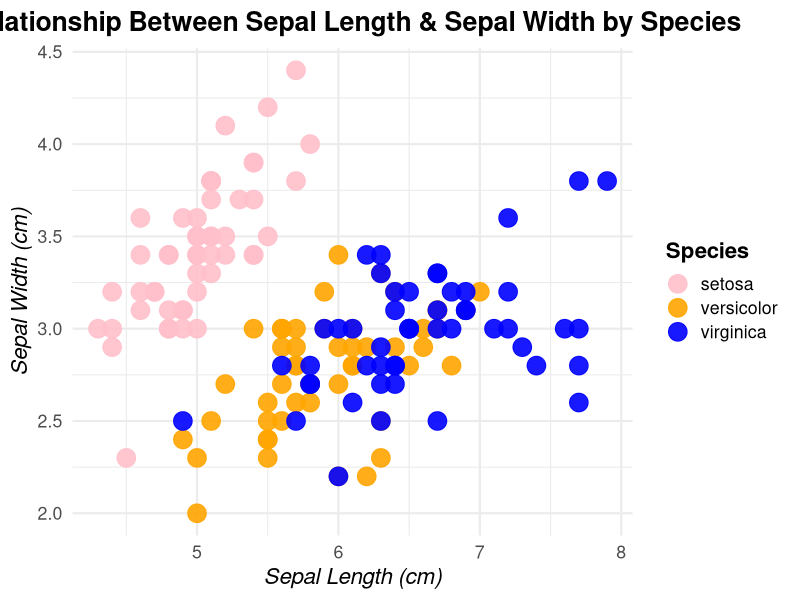

Generate this figure with R:
## ---- chunk 1
# Load necessary library
library(ggplot2)

# Create the ggplot object with iris dataset
ggplot(iris, aes(x = Sepal.Length, y = Sepal.Width, color = Species)) + 
  geom_point(size = 6, alpha = 0.9) + 
  ggtitle("Relationship Between Sepal Length & Sepal Width by Species") + 
  xlab("Sepal Length (cm)") + 
  ylab("Sepal Width (cm)") + 
  scale_color_manual(values = c("setosa" = "pink", "versicolor" = "orange", "virginica" = "blue")) + 
  theme_minimal(base_size = 16) + 
  theme(
    plot.title = element_text(face = "bold", hjust = 0.5), 
    axis.title = element_text(face = "italic"), 
    legend.title = element_text(face = "bold"), 
  )

